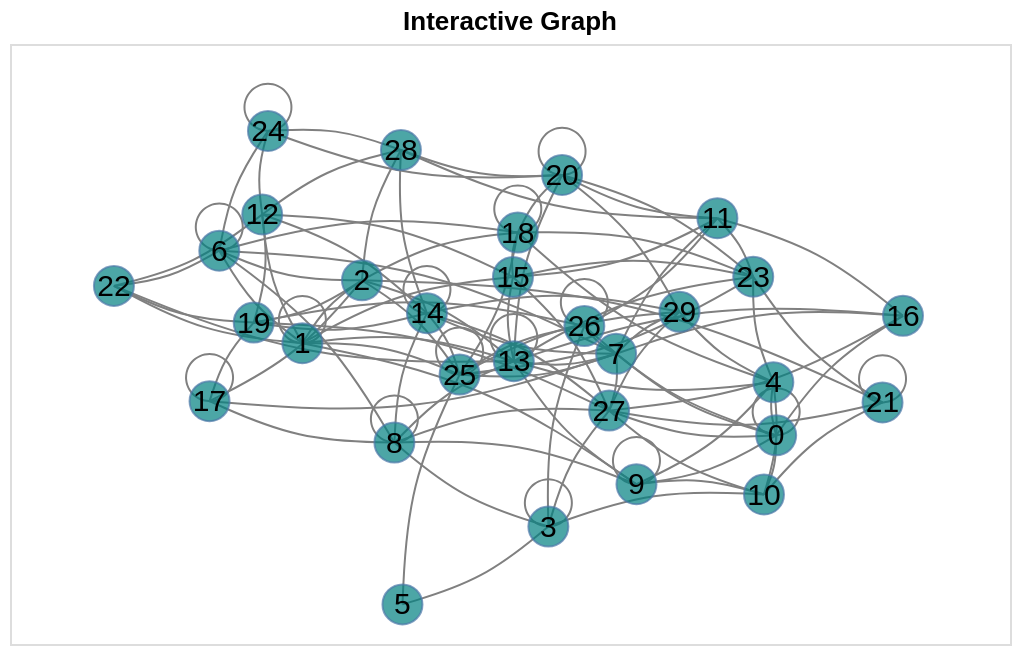

Notebook code for this chart:
### Markdown cell above
Then customise some basic chart properties and add a minimal level of interactivity (tooltips, zoom and panning):

### Code cell
anx.draw_networkx(G, pos,
    node_label = 'node', node_tooltip = ['name', 'importance', 'viable'], curved_edges = True
).properties(title = 'Interactive Graph').interactive()

### Figure 1 — Vega-Lite specification as saved in the notebook (floating-point values rounded to 4 significant figures; data arrays with more than 128 entries replaced by an {"elided": "..."} marker saying what was removed)
{"config": {"view": {"continuousWidth": 300, "continuousHeight": 300}}, "layer": [{"data": {"name": "data-af5556d84c91e329f6b4e7d2d160661c"}, "mark": {"type": "line", "color": "grey", "interpolate": "basis", "point": {"opacity": 0, "size": 400}, "strokeWidth": 1}, "encoding": {"detail": {"field": "edge", "type": "quantitative"}, "order": {"field": "order", "type": "quantitative"}, "x": {"axis": null, "field": "x", "type": "quantitative"}, "y": {"axis": null, "field": "y", "type": "quantitative"}}, "name": "view_0fda546541ec6904_0"}, {"data": {"name": "data-e85bd6acfd169b6c88eb91efb2ea89f9"}, "mark": {"type": "point", "fill": "teal", "shape": "circle", "size": 400, "strokeWidth": 1.0}, "encoding": {"tooltip": [{"field": "name", "type": "quantitative"}, {"field": "importance", "type": "quantitative"}, {"field": "viable", "type": "nominal"}], "x": {"axis": null, "field": "x", "type": "quantitative"}, "y": {"axis": null, "field": "y", "type": "quantitative"}}}, {"data": {"name": "data-e85bd6acfd169b6c88eb91efb2ea89f9"}, "mark": {"type": "text", "baseline": "middle", "fill": "black", "size": 15}, "encoding": {"text": {"field": "node", "type": "quantitative"}, "x": {"axis": null, "field": "x", "type": "quantitative"}, "y": {"axis": null, "field": "y", "type": "quantitative"}}}], "encoding": {"x": {"scale": {"domain": [-0.2195, 1.893]}}, "y": {"scale": {"domain": [-0.08366, 1.184]}}}, "height": 300.0, "params": [{"name": "param_1e9efca18e7a2868", "select": {"type": "interval", "encodings": ["x", "y"]}, "bind": "scales", "views": ["view_0fda546541ec6904_0"]}], "title": "Interactive Graph", "width": 500.0, "$schema": "https://vega.github.io/schema/vega-lite/v6.4.1.json", "datasets": {"data-af5556d84c91e329f6b4e7d2d160661c": {"elided": "774 records"}, "data-e85bd6acfd169b6c88eb91efb2ea89f9": [{"node": 0, "x": 1.399, "y": 0.3571, "importance": -1.278, "name": 375, "viable": "no"}, {"node": 1, "x": 0.398, "y": 0.5516, "importance": 0.7034, "name": 871, "viable": "yes"}, {"node": 2, "x": 0.5238, "y": 0.6845, "importance": 0.2725, "name": 20, "viable": "yes"}, {"node": 3, "x": 0.9176, "y": 0.1644, "importance": -0.2476, "name": 579, "viable": "yes"}, {"node": 4, "x": 1.393, "y": 0.4693, "importance": 0.4382, "name": 926, "viable": "yes"}, {"node": 5, "x": 0.6094, "y": 0.0, "importance": -0.8683, "name": 316, "viable": "no"}, {"node": 6, "x": 0.2225, "y": 0.7471, "importance": 0.8133, "name": 675, "viable": "no"}, {"node": 7, "x": 1.061, "y": 0.5293, "importance": -0.2371, "name": 426, "viable": "no"}, {"node": 8, "x": 0.5924, "y": 0.3417, "importance": -0.7036, "name": 757, "viable": "no"}, {"node": 9, "x": 1.104, "y": 0.2538, "importance": -2.645, "name": 90, "viable": "no"}, {"node": 10, "x": 1.373, "y": 0.2321, "importance": -0.5532, "name": 48, "viable": "yes"}, {"node": 11, "x": 1.275, "y": 0.8157, "importance": 0.6334, "name": 591, "viable": "yes"}, {"node": 12, "x": 0.3132, "y": 0.8236, "importance": -1.483, "name": 586, "viable": "no"}, {"node": 13, "x": 0.8447, "y": 0.5138, "importance": 1.595, "name": 81, "viable": "yes"}, {"node": 14, "x": 0.6612, "y": 0.6151, "importance": 0.4182, "name": 439, "viable": "yes"}, {"node": 15, "x": 0.8429, "y": 0.6917, "importance": 0.4315, "name": 798, "viable": "yes"}, {"node": 16, "x": 1.667, "y": 0.6096, "importance": 0.1832, "name": 493, "viable": "yes"}, {"node": 17, "x": 0.202, "y": 0.4292, "importance": -0.5643, "name": 725, "viable": "no"}, {"node": 18, "x": 0.853, "y": 0.7854, "importance": -1.642, "name": 672, "viable": "yes"}, {"node": 19, "x": 0.2952, "y": 0.5952, "importance": -1.14, "name": 629, "viable": "yes"}, {"node": 20, "x": 0.9466, "y": 0.907, "importance": -1.722, "name": 825, "viable": "no"}, {"node": 21, "x": 1.623, "y": 0.4265, "importance": 0.2248, "name": 91, "viable": "yes"}, {"node": 22, "x": 0.0, "y": 0.6728, "importance": 0.02047, "name": 302, "viable": "yes"}, {"node": 23, "x": 1.35, "y": 0.6921, "importance": -1.21, "name": 801, "viable": "no"}, {"node": 24, "x": 0.3253, "y": 1.0, "importance": -1.702, "name": 478, "viable": "yes"}, {"node": 25, "x": 0.7301, "y": 0.4854, "importance": -0.248, "name": 966, "viable": "no"}, {"node": 26, "x": 0.9936, "y": 0.5878, "importance": 0.4766, "name": 724, "viable": "yes"}, {"node": 27, "x": 1.046, "y": 0.4093, "importance": 2.035, "name": 630, "viable": "no"}, {"node": 28, "x": 0.6062, "y": 0.9597, "importance": -1.167, "name": 345, "viable": "no"}, {"node": 29, "x": 1.195, "y": 0.618, "importance": 0.3874, "name": 460, "viable": "yes"}]}}
